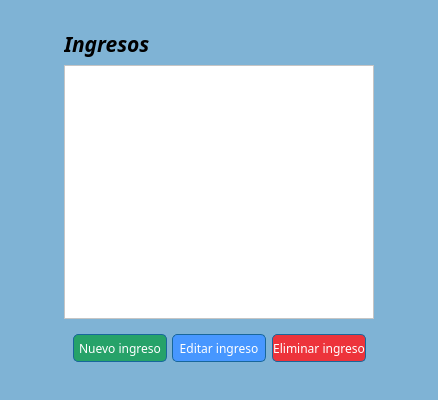
<?xml version="1.0" encoding="UTF-8"?>
<ui version="4.0">
 <class>MovIngreso</class>
 <widget class="QDialog" name="MovIngreso">
  <property name="geometry">
   <rect>
    <x>0</x>
    <y>0</y>
    <width>438</width>
    <height>400</height>
   </rect>
  </property>
  <property name="minimumSize">
   <size>
    <width>432</width>
    <height>400</height>
   </size>
  </property>
  <property name="maximumSize">
   <size>
    <width>438</width>
    <height>400</height>
   </size>
  </property>
  <property name="windowTitle">
   <string>Dialog</string>
  </property>
  <property name="styleSheet">
   <string notr="true">background-color: rgb(127, 179, 213 );</string>
  </property>
  <layout class="QHBoxLayout" name="horizontalLayout">
   <item>
    <widget class="QWidget" name="widget_2" native="true">
     <layout class="QHBoxLayout" name="horizontalLayout_2">
      <item>
       <spacer name="horizontalSpacer">
        <property name="orientation">
         <enum>Qt::Horizontal</enum>
        </property>
        <property name="sizeType">
         <enum>QSizePolicy::Fixed</enum>
        </property>
        <property name="sizeHint" stdset="0">
         <size>
          <width>35</width>
          <height>20</height>
         </size>
        </property>
       </spacer>
      </item>
      <item>
       <widget class="QWidget" name="widget" native="true">
        <layout class="QVBoxLayout" name="verticalLayout">
         <item>
          <widget class="QLabel" name="label_3">
           <property name="font">
            <font>
             <family>Lucida Bright</family>
             <pointsize>16</pointsize>
             <italic>true</italic>
             <bold>true</bold>
            </font>
           </property>
           <property name="text">
            <string>Ingresos</string>
           </property>
          </widget>
         </item>
         <item>
          <widget class="QTableView" name="movIngresos">
           <property name="styleSheet">
            <string notr="true">background-color: rgb(255, 255, 255);</string>
           </property>
          </widget>
         </item>
         <item>
          <widget class="QWidget" name="widget_4" native="true">
           <layout class="QHBoxLayout" name="horizontalLayout_4">
            <item>
             <spacer name="horizontalSpacer_9">
              <property name="orientation">
               <enum>Qt::Horizontal</enum>
              </property>
              <property name="sizeHint" stdset="0">
               <size>
                <width>40</width>
                <height>20</height>
               </size>
              </property>
             </spacer>
            </item>
            <item>
             <widget class="QPushButton" name="nuevo_ingre">
              <property name="minimumSize">
               <size>
                <width>94</width>
                <height>28</height>
               </size>
              </property>
              <property name="font">
               <font>
                <family>Lucida Bright</family>
                <italic>false</italic>
               </font>
              </property>
              <property name="styleSheet">
               <string notr="true">border: 1px solid rgb(24, 103, 155);
border-radius: 5px;
background-color: rgb(38, 162, 105);
color: white;
</string>
              </property>
              <property name="text">
               <string>Nuevo ingreso</string>
              </property>
             </widget>
            </item>
            <item>
             <spacer name="horizontalSpacer_10">
              <property name="orientation">
               <enum>Qt::Horizontal</enum>
              </property>
              <property name="sizeHint" stdset="0">
               <size>
                <width>40</width>
                <height>20</height>
               </size>
              </property>
             </spacer>
            </item>
            <item>
             <widget class="QPushButton" name="editar_ingre">
              <property name="minimumSize">
               <size>
                <width>94</width>
                <height>28</height>
               </size>
              </property>
              <property name="font">
               <font>
                <family>Lucida Bright</family>
                <italic>false</italic>
               </font>
              </property>
              <property name="styleSheet">
               <string notr="true">border: 1px solid rgb(24, 103, 155);
border-radius: 5px;
background-color: rgb(71, 151, 255);
color: white;
</string>
              </property>
              <property name="text">
               <string>Editar ingreso</string>
              </property>
             </widget>
            </item>
            <item>
             <spacer name="horizontalSpacer_11">
              <property name="orientation">
               <enum>Qt::Horizontal</enum>
              </property>
              <property name="sizeHint" stdset="0">
               <size>
                <width>40</width>
                <height>20</height>
               </size>
              </property>
             </spacer>
            </item>
            <item>
             <widget class="QPushButton" name="eliminar_ingre">
              <property name="minimumSize">
               <size>
                <width>94</width>
                <height>28</height>
               </size>
              </property>
              <property name="font">
               <font>
                <family>Lucida Bright</family>
               </font>
              </property>
              <property name="styleSheet">
               <string notr="true">border: 1px solid rgb(24, 103, 155);
border-radius: 5px;
background-color: rgb(237, 51, 59);
color: white;</string>
              </property>
              <property name="text">
               <string>Eliminar ingreso</string>
              </property>
             </widget>
            </item>
            <item>
             <spacer name="horizontalSpacer_12">
              <property name="orientation">
               <enum>Qt::Horizontal</enum>
              </property>
              <property name="sizeHint" stdset="0">
               <size>
                <width>40</width>
                <height>20</height>
               </size>
              </property>
             </spacer>
            </item>
           </layout>
          </widget>
         </item>
        </layout>
       </widget>
      </item>
      <item>
       <spacer name="horizontalSpacer_2">
        <property name="orientation">
         <enum>Qt::Horizontal</enum>
        </property>
        <property name="sizeType">
         <enum>QSizePolicy::Fixed</enum>
        </property>
        <property name="sizeHint" stdset="0">
         <size>
          <width>35</width>
          <height>23</height>
         </size>
        </property>
       </spacer>
      </item>
     </layout>
    </widget>
   </item>
  </layout>
 </widget>
 <resources/>
 <connections/>
</ui>
